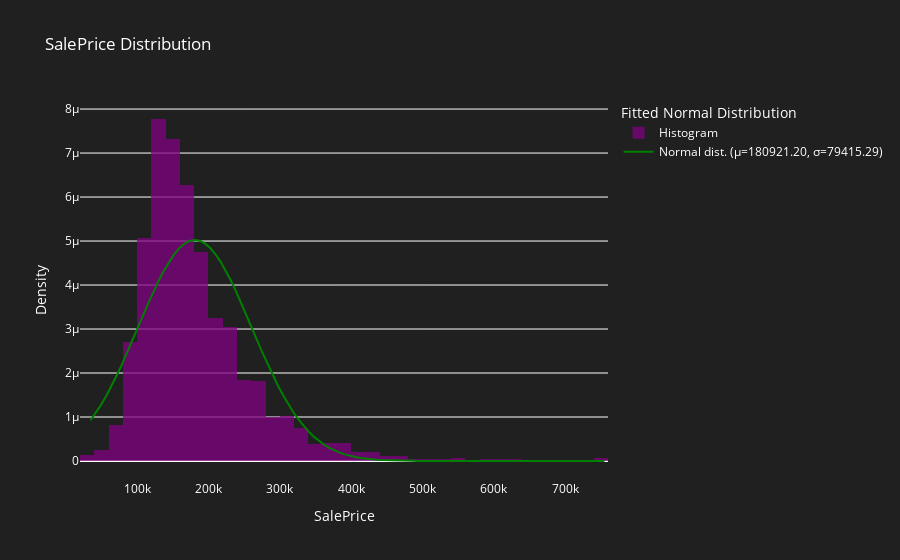
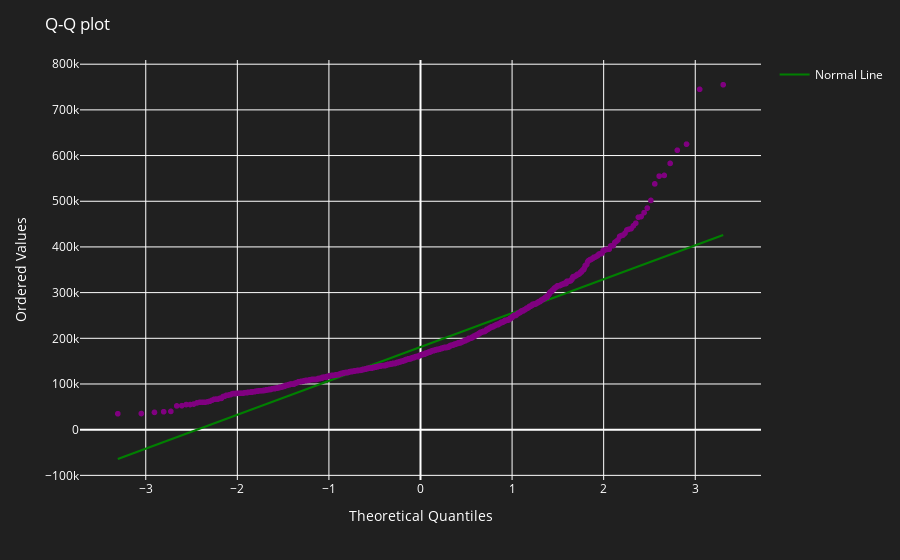

These figures' notebook cell, in order:
### Markdown cell above
## Explore the dependent variable

### Code cell
import scipy.stats as stats

# Fit a normal distribution to the SalePrice data
mu, sigma = stats.norm.fit(df['SalePrice'])

# Create a histogram of the SalePrice column
hist_data = go.Histogram(x=df['SalePrice'], nbinsx=50, name="Histogram", opacity=0.75, histnorm='probability density', marker=dict(color='purple'))

# Calculate the normal distribution based on the fittm//ebg
# ed parameters
x_norm = np.linspace(df['SalePrice'].min(), df['SalePrice'].max(), 100)
y_norm = stats.norm.pdf(x_norm, mu, sigma)

# Create the normal distribution overlay
norm_data = go.Scatter(x=x_norm, y=y_norm, mode="lines", name=f"Normal dist. (μ={mu:.2f}, σ={sigma:.2f})", line=dict(color="green"))

# Combine the histogram and the overlay
fig = go.Figure(data=[hist_data, norm_data])
# Set the layout for the plot
fig.update_layout(
    title="SalePrice Distribution",
    xaxis_title="SalePrice",
    yaxis_title="Density",
    legend_title_text="Fitted Normal Distribution",
    plot_bgcolor='rgba(32, 32, 32, 1)',
    paper_bgcolor='rgba(32, 32, 32, 1)',
    font=dict(color='white')
)

# Create a Q-Q plot
qq_data = stats.probplot(df['SalePrice'], dist="norm")
qq_fig = px.scatter(x=qq_data[0][0], y=qq_data[0][1], labels={'x': 'Theoretical Quantiles', 'y': 'Ordered Values'}, color_discrete_sequence=["purple"])
qq_fig.update_layout(
    title="Q-Q plot",
    plot_bgcolor='rgba(32, 32, 32, 1)', 
    paper_bgcolor='rgba(32, 32, 32, 1)',
    font=dict(color='white')
)

# Calculate the line of best fit
slope, intercept, r_value, p_value, std_err = stats.linregress(qq_data[0][0], qq_data[0][1])
line_x = np.array(qq_data[0][0])
line_y = intercept + slope * line_x

# Add the line of best fit to the Q-Q plot
line_data = go.Scatter(x=line_x, y=line_y, mode="lines", name="Normal Line", line=dict(color="green"))

# Update the Q-Q plot with the normal line
qq_fig.add_trace(line_data)

# Show the plots
fig.show()
qq_fig.show()

#notebook credit: https://www.kaggle.com/code/serigne/stacked-regressions-top-4-on-leaderboard

### Figure 1 — Plotly figure (JSON) as saved in the notebook; plotly's stock layout.template omitted (floating-point values rounded to 4 significant figures; data arrays with more than 128 entries replaced by an {"elided": "..."} marker saying what was removed)
{"data": [{"histnorm": "probability density", "marker": {"color": "purple"}, "name": "Histogram", "nbinsx": 50, "opacity": 0.75, "type": "histogram", "x": {"elided": "1460 int values"}}, {"line": {"color": "green"}, "mode": "lines", "name": "Normal dist. (μ=180921.20, σ=79415.29)", "type": "scatter", "x": [34900, 42170.0, 49450.0, 56720.0, 63990.0, 71270.0, 78540.0, 85820.0, 93090.0, 100400.0, 107600.0, 114900.0, 122200.0, 129500.0, 136700.0, 144000.0, 151300.0, 158600.0, 165800.0, 173100.0, 180400.0, 187600.0, 194900.0, 202200.0, 209500.0, 216700.0, 224000.0, 231300.0, 238600.0, 245800.0, 253100.0, 260400.0, 267700.0, 274900.0, 282200.0, 289500.0, 296800.0, 304000.0, 311300.0, 318600.0, 325800.0, 333100.0, 340400.0, 347700.0, 354900.0, 362200.0, 369500.0, 376800.0, 384000.0, 391300.0, 398600.0, 405900.0, 413100.0, 420400.0, 427700.0, 435000.0, 442200.0, 449500.0, 456800.0, 464100.0, 471300.0, 478600.0, 485900.0, 493100.0, 500400.0, 507700.0, 515000.0, 522200.0, 529500.0, 536800.0, 544100.0, 551300.0, 558600.0, 565900.0, 573200.0, 580400.0, 587700.0, 595000.0, 602300.0, 609500.0, 616800.0, 624100.0, 631300.0, 638600.0, 645900.0, 653200.0, 660400.0, 667700.0, 675000.0, 682300.0, 689500.0, 696800.0, 704100.0, 711400.0, 718600.0, 725900.0, 733200.0, 740500.0, 747700.0, 755000], "y": [9.265e-07, 1.092e-06, 1.276e-06, 1.479e-06, 1.699e-06, 1.937e-06, 2.188e-06, 2.452e-06, 2.725e-06, 3.003e-06, 3.282e-06, 3.556e-06, 3.821e-06, 4.072e-06, 4.303e-06, 4.509e-06, 4.685e-06, 4.828e-06, 4.934e-06, 4.999e-06, 5.023e-06, 5.006e-06, 4.946e-06, 4.846e-06, 4.709e-06, 4.538e-06, 4.336e-06, 4.108e-06, 3.86e-06, 3.597e-06, 3.323e-06, 3.045e-06, 2.767e-06, 2.493e-06, 2.227e-06, 1.973e-06, 1.734e-06, 1.511e-06, 1.305e-06, 1.118e-06, 9.502e-07, 8.006e-07, 6.689e-07, 5.542e-07, 4.553e-07, 3.71e-07, 2.997e-07, 2.401e-07, 1.908e-07, 1.503e-07, 1.174e-07, 9.097e-08, 6.989e-08, 5.324e-08, 4.022e-08, 3.014e-08, 2.239e-08, 1.649e-08, 1.205e-08, 8.729e-09, 6.271e-09, 4.467e-09, 3.156e-09, 2.211e-09, 1.536e-09, 1.058e-09, 7.228e-10, 4.896e-10, 3.289e-10, 2.191e-10, 1.447e-10, 9.482e-11, 6.159e-11, 3.968e-11, 2.534e-11, 1.605e-11, 1.009e-11, 6.282e-12, 3.881e-12, 2.377e-12, 1.444e-12, 8.697e-13, 5.195e-13, 3.077e-13, 1.808e-13, 1.053e-13, 6.082e-14, 3.484e-14, 1.979e-14, 1.114e-14, 6.225e-15, 3.448e-15, 1.894e-15, 1.032e-15, 5.572e-16, 2.984e-16, 1.585e-16, 8.348e-17, 4.36e-17, 2.258e-17]}], "layout": {"font": {"color": "white"}, "legend": {"title": {"text": "Fitted Normal Distribution"}}, "paper_bgcolor": "rgba(32, 32, 32, 1)", "plot_bgcolor": "rgba(32, 32, 32, 1)", "title": {"text": "SalePrice Distribution"}, "xaxis": {"title": {"text": "SalePrice"}}, "yaxis": {"title": {"text": "Density"}}}}

### Figure 2 — Plotly figure (JSON) as saved in the notebook; plotly's stock layout.template omitted (floating-point values rounded to 4 significant figures; data arrays with more than 128 entries replaced by an {"elided": "..."} marker saying what was removed)
{"data": [{"hovertemplate": "Theoretical Quantiles=%{x}<br>Ordered Values=%{y}<extra></extra>", "legendgroup": "", "marker": {"color": "purple", "symbol": "circle"}, "mode": "markers", "name": "", "showlegend": false, "type": "scattergl", "x": {"elided": "1460 float values"}, "xaxis": "x", "y": {"elided": "1460 int values"}, "yaxis": "y"}, {"line": {"color": "green"}, "mode": "lines", "name": "Normal Line", "type": "scatter", "x": {"elided": "1460 float values"}, "y": {"elided": "1460 float values"}}], "layout": {"font": {"color": "white"}, "legend": {"tracegroupgap": 0}, "margin": {"t": 60}, "paper_bgcolor": "rgba(32, 32, 32, 1)", "plot_bgcolor": "rgba(32, 32, 32, 1)", "title": {"text": "Q-Q plot"}, "xaxis": {"anchor": "y", "domain": [0, 1], "title": {"text": "Theoretical Quantiles"}}, "yaxis": {"anchor": "x", "domain": [0, 1], "title": {"text": "Ordered Values"}}}}
